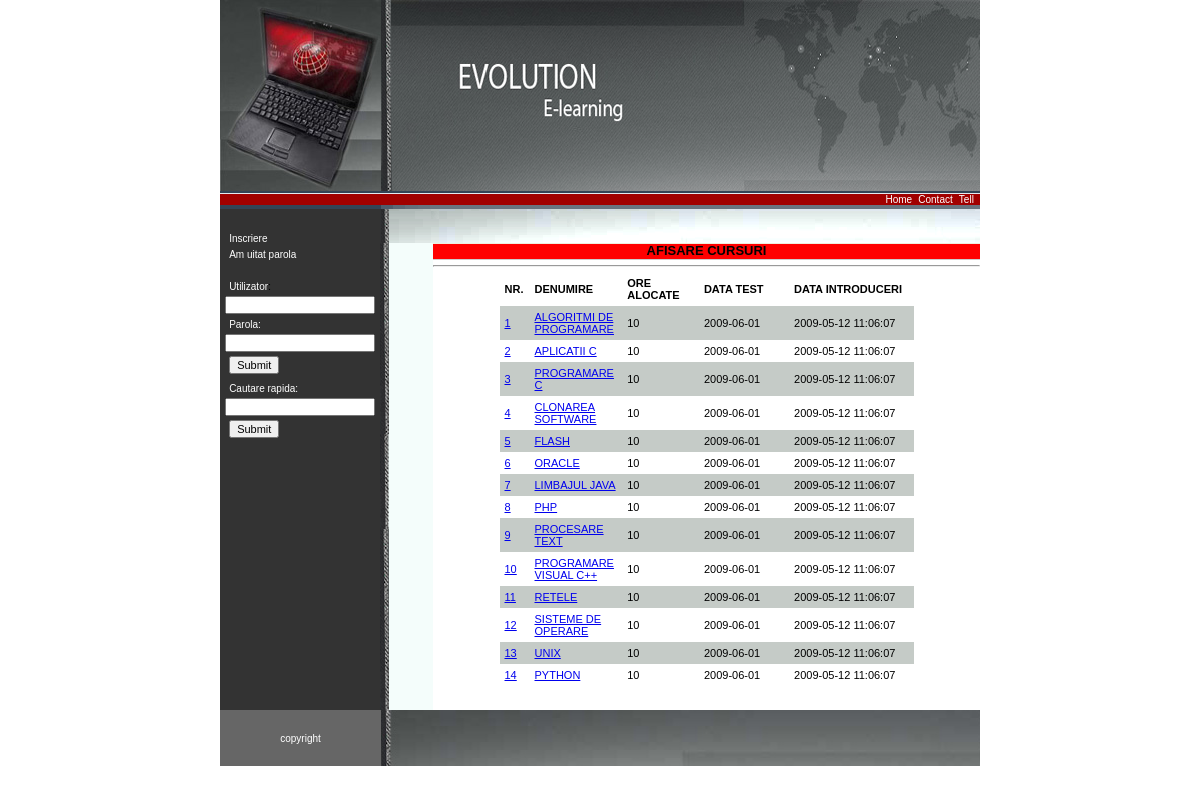
The page /site/cursuri_disp.php on the database its author committed.
### tables this page shows
CREATE TABLE `cursuri` (
  `idcurs` int(11) NOT NULL auto_increment,
  `id_user` char(255) default NULL,
  `iuser` char(255) default NULL,
  `denumire` char(255) default NULL,
  `descriere` char(255) default NULL,
  `ore_alocate` char(255) default NULL,
  `data_test` char(255) default NULL,
  `date1` char(255) default NULL,
  `link` char(255) default NULL,
  PRIMARY KEY  (`idcurs`)
);

### site/cursuri_disp.php (called while the page is built, shortened)
<? session_start();
include_once("header.php");
include_once("menu.php");
include_once("cursuri_disp_main.php");
include_once("footer.php");
?>

### site/cursuri_disp_main.php (the view)
<link href="css/main_stylesnew.css" rel="stylesheet" type="text/css" />
<TR>
		<TD COLSPAN=2 background ="images/207_13.gif" WIDTH=53 HEIGHT=335 ALT="">
			</TD>
  <TD COLSPAN=5 align="center" valign="top" class="smallheader">
		<h2>Afisare Cursuri</h2 >
		<hr />
		<?
		$search=$_REQUEST['search'];
		?>
		<table width="414" border="0" cellpadding="5" cellspacing="0" class="h2">
          <tr>
            <td width="10"><strong>Nr.</strong></td>
            <td width="77"><strong>Denumire</strong></td>
            <td width="64"><strong>Ore alocate</strong></td>
            <td width="77"><strong>Data test</strong></td>
            <td width="110"><strong>Data introduceri</strong></td>
          </tr>
		  <?
		  $sql="select * from cursuri where denumire like '%".$_GET['search']."%' or descriere like '%".$_GET['search']."%' or iuser like '%".$_GET['search']."%'order by date1";
		  $result=mysql_query($sql);
		  $i=0;
		  while($row=mysql_fetch_array($result))
		  {$i++;
		  if($i%2==0)
          {$bgcolor="#FFFFFF";}
          else
          {$bgcolor='#C5CBC7';}
          print"<tr>";
            print"<td bgcolor=".$bgcolor."><a href=cursuri.php?num=".$i."&search=".$search.">".$i."</a></td>";
            print"<td bgcolor=".$bgcolor."><a href=cursuri.php?num=".$i."&search=".$search.">".$row['denumire']."</a></td>";
            print"<td bgcolor=".$bgcolor.">".$row['ore_alocate']."</td>";
            print"<td bgcolor=".$bgcolor.">".$row['data_test']."</td>";
            print"<td bgcolor=".$bgcolor.">".$row['date1']."</td>";
          print"</tr>";
		  }
          ?>
    </table> <br><br> </TD>
	</TR>

### site/header.php (shortened to what this page needs)
<HTML>
<HEAD>
<link href="css/main_stylesnew.css" rel="stylesheet" type="text/css">
</HEAD>
<BODY BGCOLOR=#FFFFFF LEFTMARGIN=0 TOPMARGIN=0 MARGINWIDTH=0 MARGINHEIGHT=0>
<TABLE WIDTH=760 BORDER=0 CELLPADDING=0 CELLSPACING=0 align=center>
	<TR>
		<TD COLSPAN=2>
		<a href="index.php"><IMG SRC="images/207_01.gif" WIDTH=161 HEIGHT=191 ALT="" border="0"></a></TD>
		<TD COLSPAN=2>
			<IMG SRC="images/207_02.gif" WIDTH=105 HEIGHT=191 ALT=""></TD>
		<TD>
			<IMG SRC="images/207_03.gif" WIDTH=115 HEIGHT=191 ALT=""></TD>
		<TD>
			<IMG SRC="images/207_04.gif" WIDTH=110 HEIGHT=191 ALT=""></TD>
		<TD>
			<IMG SRC="images/207_05.gif" WIDTH=145 HEIGHT=191 ALT=""></TD>
		<TD>
			<IMG SRC="images/207_06.gif" WIDTH=124 HEIGHT=191 ALT=""></TD>
	</TR>
	<TR>
		<TD COLSPAN=8>
			<IMG SRC="images/207_07.gif" WIDTH=760 HEIGHT=2 ALT=""></TD>
	</TR>
	<TR>
		<TD COLSPAN=8 align="right" background="images/207_08.gif" bgcolor="#2c2c2f">
			<a href="index.php" class="printft">Home</a>&nbsp; <a href="contact.php" class="printft">Contact</a>&nbsp;&nbsp;<a href="tell1.php" class="printft">Tell</a>&nbsp;&nbsp;</TD>
	</TR>

### site/menu.php (shortened to what this page needs)
<TR>
		<TD COLSPAN=8>
			<IMG SRC="images/207_09.gif" WIDTH=760 HEIGHT=4 ALT=""></TD>
	</TR>
	<TR>
		<TD ROWSPAN=2 bgcolor="#333333" valign="top"><table width="100%" border="0">
          <tr>
            <td >&nbsp;&nbsp;<a href="" class="printff"> </a> </td>
          </tr>
          <? session_start();
		    if(isset($_SESSION['iuser']))
			{
			  ?>
			  <tr>
            <td>&nbsp;&nbsp;<a href="cont.php" class="printff">Informati</a></td>
            </tr>
			  <tr>
            <td>&nbsp;&nbsp;<a href="cursuri_disp.php" class="printff">Cursuri </a></td>
          </tr>
			  <tr>
            <td>&nbsp;&nbsp;<a href="test.php" class="printff">Teste</a> </td>
          </tr>
             <tr>
            <td>&nbsp;&nbsp;<a href="forum.php" class="printft">Chat</a> </td>
          </tr>
            <tr>
            <td>&nbsp;&nbsp;</td>
            </tr>
			<tr>
            <td>&nbsp;&nbsp;<a href="index.php?pag=iesire" class="printff">Iesire</a></td>
            </tr>
			 	  <?
			}
			else
			{
			?>
			<tr>
            <td></td>
            </tr>
            <tr>
            <td>&nbsp;&nbsp;<a href="inscriere.php" class="printff">Inscriere</a></td>
          </tr>
			<tr>
            <td>&nbsp;&nbsp;<a href="recuperare.php" class="printff">Am uitat parola</a></td>
            </tr>
			<?
			}
		  ?>
          <tr>
            <td>&nbsp;</td>
          </tr>
          <tr>
            <td>&nbsp;&nbsp;<span class="printff">Utilizator</span>:</td>
          </tr>
          <tr>
            <td align="center">
			<form name="form1" method="post" action="cont.php">
                <input type="text" name="user">
                        </td>
          </tr>
          <tr>
            <td>&nbsp;&nbsp;<span class="printff">Parola:</span></td>
          </tr>
          <tr>
            <td align="center"><input type="password" name="parola"></td>
          </tr>
          <tr>
            <td>&nbsp;&nbsp;<input type="submit" name="Submit" value="Submit"></form></td>
          </tr>
          <tr>
            <td></td>
          </tr>
          <tr>
            <td>&nbsp;&nbsp;<span class="printff">Cautare rapida:</span></td>
          </tr>
          <tr>
		 	  <form name="form1" method="get" action="cursuri_disp.php">
            <td align="center" ><input type="text" name="search" ></td>
          </tr>
          <tr>
            <td >&nbsp;&nbsp;<input type="submit" name="Submit2" value="Submit"></form>
</td>
</tr>
        </table>			</TD>
		<TD COLSPAN=6 background="images/207_12.gif">
			</TD>
	</TR>

### site/footer.php (shortened to what this page needs)
<TR>
		<TD COLSPAN=2 bgcolor="#666666" align="center" valign="middle"class="small">copyright
			</TD>
		<TD COLSPAN=6 >
			<IMG SRC="images/207_16.gif" WIDTH=599 HEIGHT=56 ALT=""></TD>
	</TR>
	<TR>
		<TD>
			<IMG SRC="images/spacer.gif" WIDTH=160 HEIGHT=1 ALT=""></TD>
		<TD>
			<IMG SRC="images/spacer.gif" WIDTH=52 HEIGHT=1 ALT=""></TD>
		<TD>
			<IMG SRC="images/spacer.gif" WIDTH=53 HEIGHT=1 ALT=""></TD>
		<TD>
			<IMG SRC="images/spacer.gif" WIDTH=115 HEIGHT=1 ALT=""></TD>
		<TD>
			<IMG SRC="images/spacer.gif" WIDTH=110 HEIGHT=1 ALT=""></TD>
		<TD>
			<IMG SRC="images/spacer.gif" WIDTH=145 HEIGHT=1 ALT=""></TD>
		<TD>
			<IMG SRC="images/spacer.gif" WIDTH=124 HEIGHT=1 ALT=""></TD>
	</TR>
</TABLE>
</BODY>
</HTML>

### site/css/main_stylesnew.css (style rules this page uses)
TABLE { FONT-SIZE: 11px; COLOR: #000000; FONT-FAMILY: Verdana, Arial, Helvetica, sans-serif }
TD { FONT-SIZE: 11px; COLOR: #000000; FONT-FAMILY: Verdana, Arial, Helvetica, sans-serif }
TR { FONT-SIZE: 11px; COLOR: #000000; FONT-FAMILY: Verdana, Arial, Helvetica, sans-serif }
BODY { FONT-SIZE: 11px; COLOR: #000000; FONT-FAMILY: Verdana, Arial, Helvetica, sans-serif }
BODY { BACKGROUND-COLOR: white }
H2 { PADDING-RIGHT: 4px; BORDER-TOP: #eed 1px solid; PADDING-LEFT: 4px; FONT-SIZE: 13px; BACKGROUND: #ff0000; PADDING-BOTTOM: 2px; MARGIN: 0px; COLOR: #000000; PADDING-TOP: 1px; BORDER-BOTTOM: #ccc 1px solid }
.smallheader { FONT-WEIGHT: bold; FONT-SIZE: 10px; MARGIN-BOTTOM: 0px; PADDING-BOTTOM: 0px; TEXT-TRANSFORM: uppercase; COLOR: #475F78; LINE-HEIGHT: 120% }
.small { FONT-SIZE: 10px; LINE-HEIGHT: 11px; FONT-FAMILY: Verdana, Arial, Helvetica, sans-serif; color: #FFFFFF }
.printff { FONT-WEIGHT: normal; FONT-SIZE: 10px; COLOR: #FFFFFF; FONT-FAMILY: Verdana, Arial, Helvetica, sans-serif; TEXT-DECORATION: none }
A.printff:link { FONT-WEIGHT: normal; FONT-SIZE: 10px; COLOR: #FFFFFF; FONT-FAMILY: Verdana, Arial, Helvetica, sans-serif; TEXT-DECORATION: none }
.printft { FONT-WEIGHT: normal; FONT-SIZE: 10px; COLOR: #FFFFFF; FONT-FAMILY: Verdana, Arial, Helvetica, sans-serif; TEXT-DECORATION: none }
A.printft:link { FONT-WEIGHT: normal; FONT-SIZE: 10px; COLOR: #FFFFFF; FONT-FAMILY: Verdana, Arial, Helvetica, sans-serif; TEXT-DECORATION: none }
FORM { MARGIN: 0px }
INPUT { FONT-WEIGHT: normal; FONT-SIZE: 11px; FONT-FAMILY: Verdana, Geneva, Arial, Helvetica, sans-serif }

### rows shown on the page
cursuri: denumire "ALGORITMI DE PROGRAMARE", ore_alocate "10", data_test "2009-06-01", date1 "2009-05-12 11:06:07"
cursuri: denumire "APLICATII C", ore_alocate "10", data_test "2009-06-01", date1 "2009-05-12 11:06:07"
cursuri: denumire "PROGRAMARE C", ore_alocate "10", data_test "2009-06-01", date1 "2009-05-12 11:06:07"
cursuri: denumire "CLONAREA SOFTWARE", ore_alocate "10", data_test "2009-06-01", date1 "2009-05-12 11:06:07"
cursuri: denumire "FLASH", ore_alocate "10", data_test "2009-06-01", date1 "2009-05-12 11:06:07"
cursuri: denumire "ORACLE", ore_alocate "10", data_test "2009-06-01", date1 "2009-05-12 11:06:07"
cursuri: denumire "LIMBAJUL JAVA", ore_alocate "10", data_test "2009-06-01", date1 "2009-05-12 11:06:07"
cursuri: denumire "PHP", ore_alocate "10", data_test "2009-06-01", date1 "2009-05-12 11:06:07"
cursuri: denumire "PROCESARE TEXT", ore_alocate "10", data_test "2009-06-01", date1 "2009-05-12 11:06:07"
cursuri: denumire "PROGRAMARE VISUAL C++", ore_alocate "10", data_test "2009-06-01", date1 "2009-05-12 11:06:07"
cursuri: denumire "RETELE", ore_alocate "10", data_test "2009-06-01", date1 "2009-05-12 11:06:07"
cursuri: denumire "SISTEME DE OPERARE", ore_alocate "10", data_test "2009-06-01", date1 "2009-05-12 11:06:07"
cursuri: denumire "UNIX", ore_alocate "10", data_test "2009-06-01", date1 "2009-05-12 11:06:07"
cursuri: denumire "PYTHON", ore_alocate "10", data_test "2009-06-01", date1 "2009-05-12 11:06:07"
